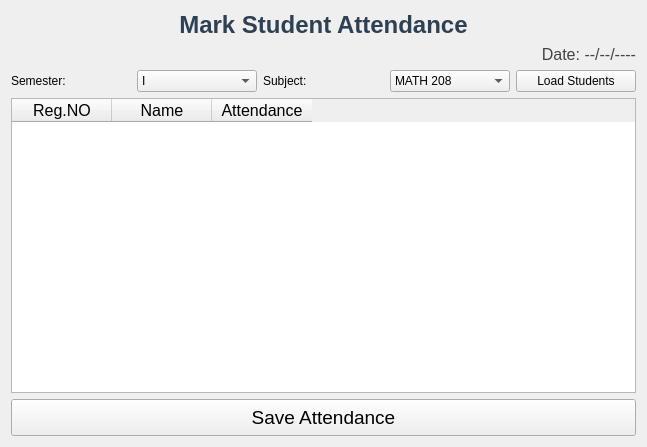
<?xml version="1.0" encoding="UTF-8"?>
<ui version="4.0">
 <class>TeacherAttendanceView</class>
 <widget class="QWidget" name="TeacherAttendanceView">
  <property name="geometry">
   <rect>
    <x>0</x>
    <y>0</y>
    <width>647</width>
    <height>447</height>
   </rect>
  </property>
  <property name="windowTitle">
   <string>Teacher Attendance</string>
  </property>
  <layout class="QVBoxLayout" name="mainLayout">
   <item>
    <widget class="QLabel" name="labelHeader">
     <property name="styleSheet">
      <string>font-size: 18pt; font-weight: bold; color: #2E4053;</string>
     </property>
     <property name="text">
      <string>Mark Student Attendance</string>
     </property>
     <property name="alignment">
      <set>Qt::AlignmentFlag::AlignCenter</set>
     </property>
    </widget>
   </item>
   <item>
    <widget class="QLabel" name="labelDate">
     <property name="styleSheet">
      <string>font-size: 12pt; color: #444;</string>
     </property>
     <property name="text">
      <string>Date: --/--/----</string>
     </property>
     <property name="alignment">
      <set>Qt::AlignmentFlag::AlignRight</set>
     </property>
    </widget>
   </item>
   <item>
    <layout class="QHBoxLayout" name="controlLayout">
     <item>
      <widget class="QLabel" name="labelSemester">
       <property name="text">
        <string>Semester:</string>
       </property>
      </widget>
     </item>
     <item>
      <widget class="QComboBox" name="comboBoxSemester">
       <item>
        <property name="text">
         <string>I</string>
        </property>
       </item>
       <item>
        <property name="text">
         <string>II</string>
        </property>
       </item>
       <item>
        <property name="text">
         <string>III</string>
        </property>
       </item>
       <item>
        <property name="text">
         <string>IV</string>
        </property>
       </item>
       <item>
        <property name="text">
         <string>V</string>
        </property>
       </item>
       <item>
        <property name="text">
         <string>VI</string>
        </property>
       </item>
       <item>
        <property name="text">
         <string>VII</string>
        </property>
       </item>
       <item>
        <property name="text">
         <string>VIII</string>
        </property>
       </item>
      </widget>
     </item>
     <item>
      <widget class="QLabel" name="labelSubject">
       <property name="text">
        <string>Subject:</string>
       </property>
      </widget>
     </item>
     <item>
      <widget class="QComboBox" name="comboBoxSubject">
       <item>
        <property name="text">
         <string>MATH 208</string>
        </property>
       </item>
       <item>
        <property name="text">
         <string>MCSC 201</string>
        </property>
       </item>
       <item>
        <property name="text">
         <string>EEEG 202</string>
        </property>
       </item>
       <item>
        <property name="text">
         <string>EEEG 211</string>
        </property>
       </item>
       <item>
        <property name="text">
         <string>COMP 202</string>
        </property>
       </item>
       <item>
        <property name="text">
         <string>COMP 206</string>
        </property>
       </item>
       <item>
        <property name="text">
         <string>EEEG 217</string>
        </property>
       </item>
      </widget>
     </item>
     <item>
      <widget class="QPushButton" name="buttonLoadStudents">
       <property name="text">
        <string>Load Students</string>
       </property>
      </widget>
     </item>
    </layout>
   </item>
   <item>
    <widget class="QTableWidget" name="tableWidget">
     <property name="styleSheet">
      <string>font-size: 12pt;</string>
     </property>
     <property name="editTriggers">
      <set>QAbstractItemView::EditTrigger::NoEditTriggers</set>
     </property>
     <property name="alternatingRowColors">
      <bool>true</bool>
     </property>
     <property name="selectionBehavior">
      <enum>QAbstractItemView::SelectionBehavior::SelectRows</enum>
     </property>
     <property name="rowCount">
      <number>0</number>
     </property>
     <property name="columnCount">
      <number>3</number>
     </property>
     <column>
      <property name="text">
       <string>Reg.NO</string>
      </property>
     </column>
     <column>
      <property name="text">
       <string>Name</string>
      </property>
     </column>
     <column>
      <property name="text">
       <string>Attendance</string>
      </property>
     </column>
    </widget>
   </item>
   <item>
    <widget class="QPushButton" name="buttonSaveAttendance">
     <property name="styleSheet">
      <string>font-size: 14pt; padding: 6px;</string>
     </property>
     <property name="text">
      <string>Save Attendance</string>
     </property>
    </widget>
   </item>
  </layout>
 </widget>
 <resources/>
 <connections/>
</ui>
